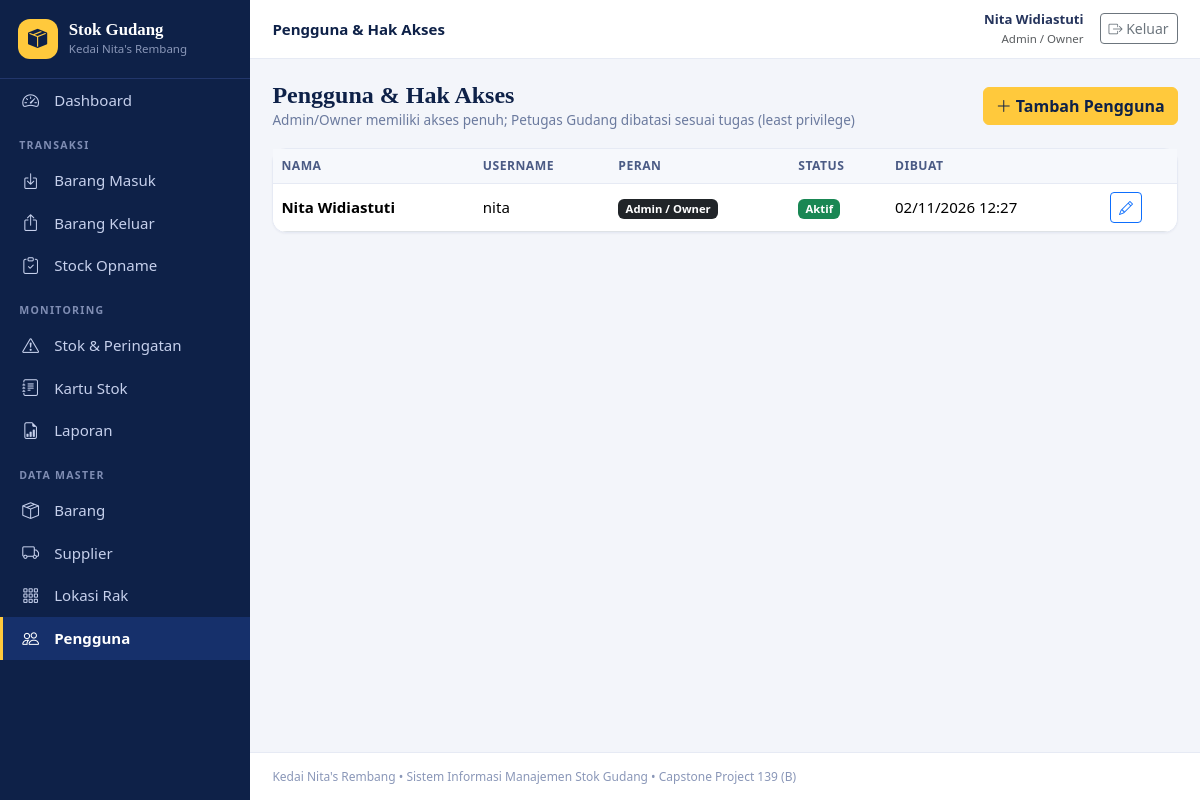
The page /pengguna.php (signed in) on the database its author committed.
### tables this page shows
CREATE TABLE pengguna (
  id_pengguna INT UNSIGNED NOT NULL AUTO_INCREMENT,
  nama_lengkap VARCHAR(100) NOT NULL,
  username VARCHAR(50) NOT NULL,
  password_hash VARCHAR(255) NOT NULL,
  peran ENUM('admin','petugas') NOT NULL DEFAULT 'petugas',
  aktif TINYINT(1) NOT NULL DEFAULT 1,
  dibuat_pada DATETIME NOT NULL DEFAULT CURRENT_TIMESTAMP,
  PRIMARY KEY (id_pengguna),
  UNIQUE KEY uq_pengguna_username (username)
);

### helpers.php (called while the page is built, shortened)
<?php
function e($v): string
{
    return htmlspecialchars((string)$v, ENT_QUOTES | ENT_SUBSTITUTE, 'UTF-8');
}
function tglwaktu($d): string
{
    return $d ? date('d/m/Y H:i', strtotime($d)) : '-';
}

### auth.php (called while the page is built, shortened)
<?php
require_once __DIR__ . '/db.php';
require_once __DIR__ . '/helpers.php';
function user()
{
    return isset($_SESSION['user']) ? $_SESSION['user'] : null;
}

### db.php (called while the page is built, shortened)
<?php
function db(): PDO
{
    static $pdo = null;
    if ($pdo === null) {
        try {
            $pdo = new PDO(
                'mysql:host=' . DB_HOST . ';dbname=' . DB_NAME . ';charset=utf8mb4',
                DB_USER,
                DB_PASS,
                [
                    PDO::ATTR_ERRMODE => PDO::ERRMODE_EXCEPTION,
                    PDO::ATTR_DEFAULT_FETCH_MODE => PDO::FETCH_ASSOC,
                    PDO::ATTR_EMULATE_PREPARES => false,
                ]
            );
        } catch (PDOException $ex) {
            http_response_code(500);
            echo '<h3>Koneksi database gagal</h3><p>Periksa pengaturan DB_HOST, DB_NAME, DB_USER, DB_PASS pada <code>config.php</code>.</p>';
            if (DEBUG) {
                echo '<pre>' . htmlspecialchars($ex->getMessage()) . '</pre>';
            }
            exit;
        }
    }
    return $pdo;
}
function q(string $sql, array $params = []): PDOStatement
{
    $st = db()->prepare($sql);
    $st->execute($params);
    return $st;
}
function rows(string $sql, array $params = []): array
{
    return q($sql, $params)->fetchAll();
}

### pengguna.php (the view, shortened to what this page needs)
<?php
require_once __DIR__ . '/includes/auth.php';
$page_title = 'Pengguna & Hak Akses';
$active = 'pengguna';
$errors = [];
$showForm = false;
$list = $showForm ? [] : rows('SELECT * FROM pengguna ORDER BY aktif DESC, peran, nama_lengkap');
require __DIR__ . '/includes/header.php';
?>
<div class="page-head">
    <div><h1>Pengguna &amp; Hak Akses</h1><div class="sub">Admin/Owner memiliki akses penuh; Petugas Gudang dibatasi sesuai tugas (least privilege)</div></div>
    <?php if (!$showForm): ?><a href="pengguna.php?new=1" class="btn btn-gold"><i class="bi bi-plus-lg"></i> Tambah Pengguna</a><?php endif; ?>
</div>
<?php if ($showForm): ?>
<div class="card" style="max-width:640px">
    <div class="card-header"><?= $f['id'] ? 'Ubah pengguna' : 'Pengguna baru' ?></div>
    <div class="card-body">
        <?php foreach ($errors as $er): ?><div class="alert alert-danger py-2"><?= e($er) ?></div><?php endforeach; ?>
        <form method="post" class="row g-3" autocomplete="off">
            <?= csrf_field() ?><input type="hidden" name="id" value="<?= (int)$f['id'] ?>">
            <div class="col-12"><label class="form-label">Nama lengkap *</label><input class="form-control" name="nama_lengkap" maxlength="100" value="<?= e($f['nama_lengkap']) ?>" required></div>
            <div class="col-md-6"><label class="form-label">Username *</label><input class="form-control" name="username" maxlength="30" value="<?= e($f['username']) ?>" required></div>
            <div class="col-md-6"><label class="form-label">Kata sandi <?= $f['id'] ? '(kosongkan jika tidak diubah)' : '*' ?></label><input type="password" class="form-control" name="password" autocomplete="new-password" <?= $f['id'] ? '' : 'required' ?>></div>
            <div class="col-md-6"><label class="form-label">Peran</label>
                <select class="form-select" name="peran">
                    <option value="petugas" <?= $f['peran'] === 'petugas' ? 'selected' : '' ?>>Petugas Gudang / Staf Dapur</option>
                    <option value="admin" <?= $f['peran'] === 'admin' ? 'selected' : '' ?>>Admin / Owner</option>
                </select></div>
            <div class="col-md-6 d-flex align-items-end"><div class="form-check form-switch mb-2"><input class="form-check-input" type="checkbox" role="switch" name="aktif" value="1" id="aktif" <?= $f['aktif'] === '1' ? 'checked' : '' ?>><label class="form-check-label" for="aktif">Akun aktif</label></div></div>
            <div class="col-12 d-flex gap-2"><button class="btn btn-gold" type="submit">Simpan</button><a href="pengguna.php" class="btn btn-outline-secondary">Batal</a></div>
        </form>
    </div>
</div>
<?php else: ?>
<div class="card">
    <div class="table-responsive">
        <table class="table table-hover mb-0">
            <thead><tr><th>Nama</th><th>Username</th><th>Peran</th><th>Status</th><th>Dibuat</th><th class="no-print"></th></tr></thead>
            <tbody>
            <?php foreach ($list as $r): ?>
                <tr>
                    <td><strong><?= e($r['nama_lengkap']) ?></strong></td>
                    <td><?= e($r['username']) ?></td>
                    <td><span class="badge text-bg-<?= $r['peran'] === 'admin' ? 'dark' : 'info' ?>"><?= $r['peran'] === 'admin' ? 'Admin / Owner' : 'Petugas Gudang' ?></span></td>
                    <td><?= $r['aktif'] ? '<span class="badge text-bg-success">Aktif</span>' : '<span class="badge text-bg-secondary">Nonaktif</span>' ?></td>
                    <td><?= e(tglwaktu($r['dibuat_pada'])) ?></td>
                    <td class="no-print"><a class="btn btn-sm btn-outline-primary" href="pengguna.php?edit=<?= (int)$r['id_pengguna'] ?>"><i class="bi bi-pencil"></i></a></td>
                </tr>
            <?php endforeach; ?>
            </tbody>
        </table>
    </div>
</div>
<?php endif; ?>
<?php require __DIR__ . '/includes/footer.php'; ?>

### header.php (shortened to what this page needs)
<?php
require_once __DIR__ . '/auth.php';
$me = user();
$page_title = isset($page_title) ? $page_title : APP_NAME;
$active = isset($active) ? $active : '';
$menu = [
    ['Dashboard', 'dashboard.php', 'bi-speedometer2', 'dashboard'],
    ['_', 'TRANSAKSI'],
    ['Barang Masuk', 'inbound.php', 'bi-box-arrow-in-down', 'inbound'],
    ['Barang Keluar', 'outbound.php', 'bi-box-arrow-up', 'outbound'],
    ['Stock Opname', 'opname.php', 'bi-clipboard-check', 'opname'],
    ['_', 'MONITORING'],
    ['Stok & Peringatan', 'stok.php', 'bi-exclamation-triangle', 'stok'],
    ['Kartu Stok', 'kartu_stok.php', 'bi-journal-text', 'kartu'],
    ['Laporan', 'laporan.php', 'bi-file-earmark-bar-graph', 'laporan'],
    ['_', 'DATA MASTER'],
    ['Barang', 'barang.php', 'bi-box-seam', 'barang'],
    ['Supplier', 'supplier.php', 'bi-truck', 'supplier'],
    ['Lokasi Rak', 'rak.php', 'bi-grid-3x3-gap', 'rak'],
];
if (is_admin()) {
    $menu[] = ['Pengguna', 'pengguna.php', 'bi-people', 'pengguna'];
}
?>
<!DOCTYPE html>
<html lang="id">
<head>
<link href="https://cdn.jsdelivr.net/npm/bootstrap@5.3.3/dist/css/bootstrap.min.css" rel="stylesheet">
<link href="https://cdn.jsdelivr.net/npm/bootstrap-icons@1.11.3/font/bootstrap-icons.min.css" rel="stylesheet">
<link href="assets/style.css" rel="stylesheet">
</head>
<body>
<aside id="sidebar" class="no-print">
    <div class="brand">
        <span class="brand-ico"><i class="bi bi-box-seam-fill"></i></span>
        <div>
            <div class="brand-name">Stok Gudang</div>
            <div class="brand-sub">Kedai Nita's Rembang</div>
        </div>
    </div>
    <nav>
        <?php foreach ($menu as $m): ?>
            <?php if ($m[0] === '_'): ?>
                <div class="nav-label"><?= e($m[1]) ?></div>
            <?php else: ?>
                <a href="<?= e($m[1]) ?>" class="nav-item<?= $active === $m[3] ? ' active' : '' ?>">
                    <i class="bi <?= e($m[2]) ?>"></i><span><?= e($m[0]) ?></span>
                </a>
            <?php endif; ?>
        <?php endforeach; ?>
    </nav>
</aside>
<div id="main">
    <header class="topbar no-print">
        <div class="topbar-title"><?= e($page_title) ?></div>
        <div class="ms-auto d-flex align-items-center gap-3">
            <div class="text-end d-none d-sm-block">
                <div class="fw-semibold small"><?= e($me['nama']) ?></div>
                <div class="text-muted" style="font-size:.72rem"><?= $me['peran'] === 'admin' ? 'Admin / Owner' : 'Petugas Gudang' ?></div>
            </div>
            <a href="logout.php" class="btn btn-outline-secondary btn-sm"><i class="bi bi-box-arrow-right"></i> Keluar</a>
        </div>
    </header>
    <main class="content">

### style.css (style rules this page uses)
:root { --navy:#0E2148;--navy2:#16306B;--gold:#FFC93C;--ink:#3B4D78;--bg:#F3F5FA;--line:#E6EAF4 }
* { box-sizing:border-box }
body { background:var(--bg);color:#25345c;font-family:system-ui,-apple-system,"Segoe UI",Roboto,Helvetica,Arial,sans-serif;font-size:.94rem }
h1,h2,h3,.brand-name,.page-head h1 { font-family:Cambria,Georgia,"Times New Roman",serif }
#sidebar { position:fixed;inset:0 auto 0 0;width:250px;background:var(--navy);color:#C6D0EC;overflow-y:auto;z-index:1040;transition:transform .2s }
.brand { display:flex;gap:.7rem;align-items:center;padding:1.2rem 1.1rem;border-bottom:1px solid #22366b }
.brand-ico { width:40px;height:40px;border-radius:12px;background:var(--gold);color:var(--navy);display:grid;place-items:center;font-size:1.2rem }
.brand-name { color:#fff;font-weight:700;font-size:1.05rem;line-height:1.1 }
.brand-sub { font-size:.72rem;color:#8A97B8 }
.nav-label { font-size:.66rem;letter-spacing:.12em;color:#7F8DB3;padding:1rem 1.2rem .3rem;font-weight:700 }
.nav-item { display:flex;align-items:center;gap:.7rem;padding:.55rem 1.2rem;color:#C6D0EC;text-decoration:none;border-left:3px solid transparent }
.nav-item.active { background:#16306B;color:#fff;border-left-color:var(--gold);font-weight:600 }
.nav-item i { font-size:1.05rem;width:1.3rem }
#main { margin-left:250px;min-height:100vh;display:flex;flex-direction:column }
.topbar { position:sticky;top:0;z-index:1030;background:#fff;border-bottom:1px solid var(--line);padding:.65rem 1.4rem;display:flex;align-items:center;gap:.8rem }
.topbar-title { font-weight:700;color:var(--navy) }
.content { padding:1.4rem;flex:1 }
.page-head { display:flex;flex-wrap:wrap;gap:.8rem;align-items:center;justify-content:space-between;margin-bottom:1.1rem }
.page-head h1 { font-size:1.5rem;margin:0;color:var(--navy);font-weight:700 }
.page-head .sub { color:#6b7a9e;font-size:.85rem }
.card { border:1px solid var(--line);border-radius:14px;box-shadow:0 1px 2px rgba(14,33,72,.04) }
.btn-gold { background:var(--gold);border-color:var(--gold);color:var(--navy);font-weight:700 }
.table thead th { background:#F6F8FC;color:#4b5b85;font-size:.76rem;text-transform:uppercase;letter-spacing:.04em;border-bottom:1px solid var(--line);white-space:nowrap }
.table td { vertical-align:middle }
.table-responsive { border-radius:0 0 14px 14px }

### rows shown on the page
pengguna: nama_lengkap "Nita Widiastuti", username "nita", peran "Admin / Owner", aktif "Aktif", dibuat_pada "02/11/2026 12:27"

### other values the page prints
$m[0] "Dashboard"
$m[1] "TRANSAKSI"
$m[0] "Barang Masuk"
$m[0] "Barang Keluar"
$m[0] "Stock Opname"
$m[1] "MONITORING"
$m[0] "Stok & Peringatan"
$m[0] "Kartu Stok"
$m[0] "Laporan"
$m[1] "DATA MASTER"
$m[0] "Barang"
$m[0] "Supplier"
$m[0] "Lokasi Rak"
$m[0] "Pengguna"
$page_title "Pengguna & Hak Akses"
